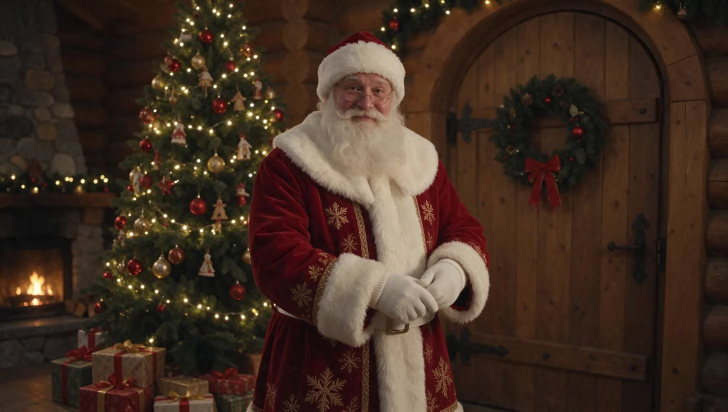
#> input picture img/deda-hero.webp, 1456 x 823 px (shown at 1/2 size)
$ python photo_check.py ../../img/deda-hero.webp   (older library calls are emulated)
#> lines starting #> are read from the running program, lines starting #| are printed output that depends on the picture
#!/usr/bin/env python3
"""Агент «Контроль замовлень»: перевірка фото дитини одразу після замовлення (нічого не змінює, нічого не витрачає).
python3 tools/photo_check.py photo.jpg  -> JSON {ok, faces, size, brightness, sharpness, problems:[...], notes:[...]}
problems — заважають гарному результату (замовлення чекає вашого «OK»), notes — просто до відома.
"""
import sys, json, subprocess, os, tempfile
import numpy as np, cv2
from PIL import Image, ImageOps

src = sys.argv[1]
problems, notes = [], []
path = src
if src.lower().endswith(('.heic', '.heif')):
    tmp = tempfile.mktemp(suffix='.png'); subprocess.run(['convert', src, tmp], check=True); path = tmp
try:
    img = ImageOps.exif_transpose(Image.open(path)).convert('RGB')
#> img is the input picture: PIL image 1456x823 RGB; mean R, G, B 64.7, 45.8, 34.1
except Exception as e:
    print(json.dumps({'ok': False, 'problems': ['photo_unreadable'], 'notes': [str(e)[:200]]})); sys.exit(0)
w, h = img.size
#> w = 1456; h = 823
if min(w, h) < 600: problems.append('photo_too_small')
arr = np.array(img); gray = cv2.cvtColor(arr, cv2.COLOR_RGB2GRAY)
#> after `gray = cv2.cvtColor(arr, cv2.COLOR_RGB2GRAY)`:
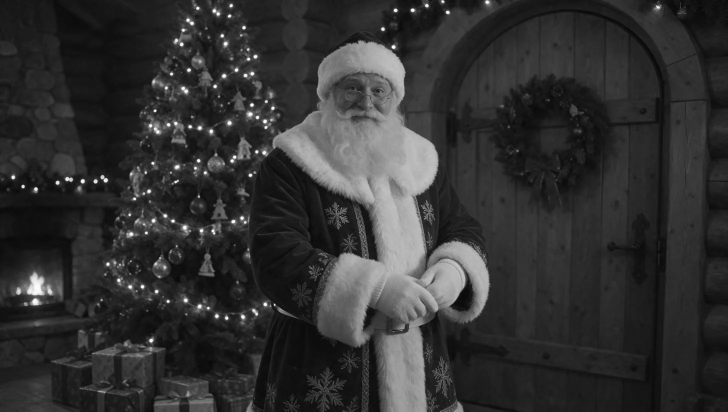
#> gray: shape (823, 1456) (shown at 1/2 size); min 4, max 255, mean 50.1

_hc = getattr(getattr(cv2, 'data', None), 'haarcascades', None) or next((d for d in ('/usr/share/opencv4/haarcascades/', '/usr/share/opencv/haarcascades/') if os.path.isdir(d)), '')
casc = cv2.CascadeClassifier(_hc + 'haarcascade_frontalface_default.xml')
scale = 1000 / max(w, h) if max(w, h) > 1000 else 1.0
#> scale = 0.687
small = cv2.resize(gray, (int(w * scale), int(h * scale))) if scale != 1 else gray
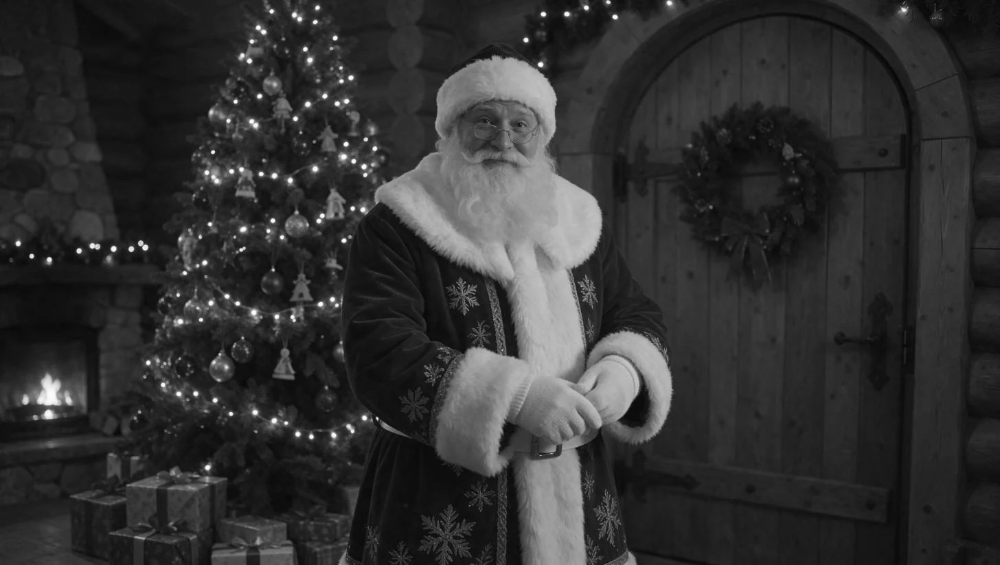
#> small: shape (565, 1000); min 5, max 253, mean 50
faces = casc.detectMultiScale(small, scaleFactor=1.1, minNeighbors=6, minSize=(40, 40))
#> faces = ()
faces = [[int(v / scale) for v in f] for f in faces]
#> faces = []
if not faces:
    problems.append('face_not_found')
else:
    big = max(faces, key=lambda f: f[2] * f[3])
    # інші обличчя, помітно менші за головне, вважаємо фоном
    others = [f for f in faces if f is not big and f[2] * f[3] > 0.35 * big[2] * big[3]]
    if others: problems.append('several_faces')
    # фото обрізається так, що обличчя ≈ 30% ширини портрета: менше ~90 px — портрет буде розмитим
    if big[2] < 90: problems.append('face_too_small')
    elif big[2] < 0.07 * min(w, h): notes.append('face_small_in_photo')
    fx, fy, fw, fh = big
    face_px = gray[fy:fy + fh, fx:fx + fw]
    if face_px.size and face_px.mean() < 55: problems.append('face_too_dark')

lum = float(gray.mean())
#> lum = 50.1
if lum < 50: problems.append('photo_too_dark')
elif lum > 215: problems.append('photo_too_bright')
# різкість: дисперсія Лапласіана на зменшеній копії (не залежить від розміру файлу)
g8 = cv2.resize(gray, (800, int(800 * h / w))) if w > 800 else gray
sharp = float(cv2.Laplacian(g8, cv2.CV_64F).var())
#> sharp = 255.6
if sharp < 25: problems.append('photo_blurry')
elif sharp < 60: notes.append('photo_slightly_soft')

print(json.dumps({'ok': not problems, 'faces': len(faces), 'face': max(faces, key=lambda f: f[2] * f[3]) if faces else None, 'size': [w, h], 'brightness': round(lum), 'sharpness': round(sharp),
                  'problems': problems, 'notes': notes}))
#| {"ok": false, "faces": 0, "face": null, "size": [1456, 823], "brightness": 50, "sharpness": 256, "problems": ["face_not_found"], "notes": []}

$ run again, on img/hero.webp
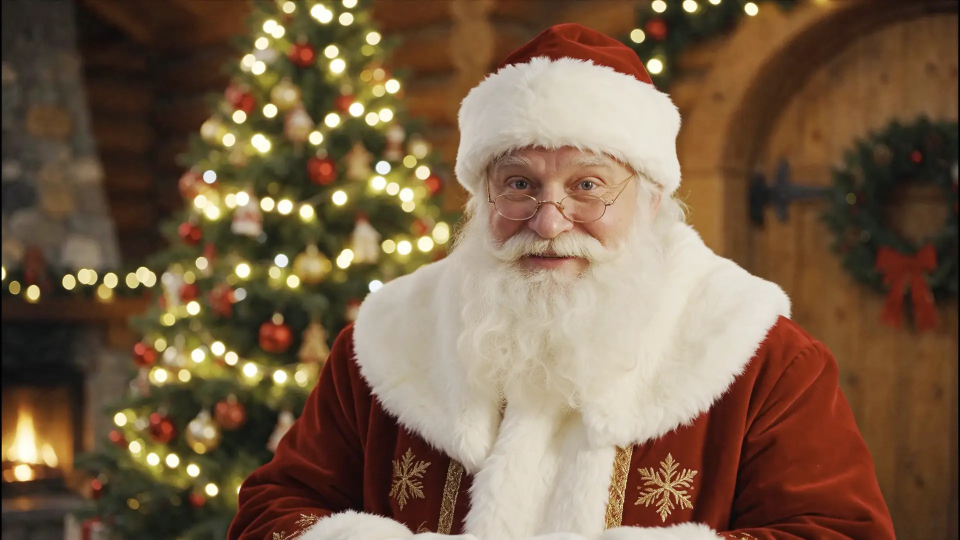
#> input picture img/hero.webp, 1920 x 1080 px (shown at 1/2 size)
#> img is the input picture: PIL image 1920x1080 RGB; mean R, G, B 120.5, 96.3, 72.3
#> `small = cv2.resize(gray, (int(w * scale), int(h * scale))) if scale !=..`:
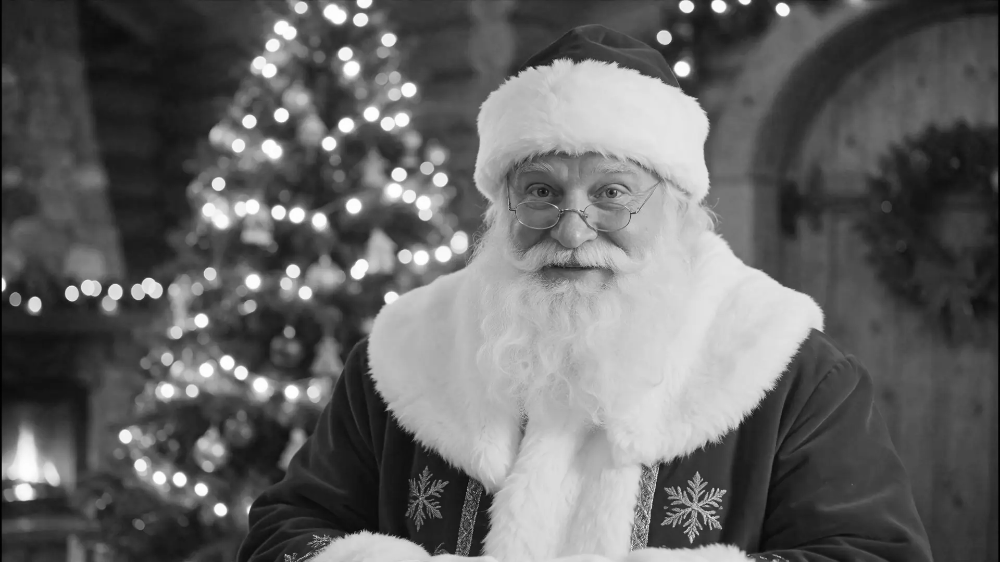
#> small: shape (562, 1000); min 0, max 255, mean 100.7
#> `faces = casc.detectMultiScale(small, scaleFactor=1.1, minNeighbors=6, ..`: faces = [[450, 86, 259, 259]]
#> `faces = [[int(v / scale) for v in f] for f in faces]`: faces = [[863, 165, 497, 497]]
#> big = [863, 165, 497, 497]
#> others = []
#> fx = 863; fy = 165; fw = 497
#> `face_px = gray[fy:fy + fh, fx:fx + fw]`:
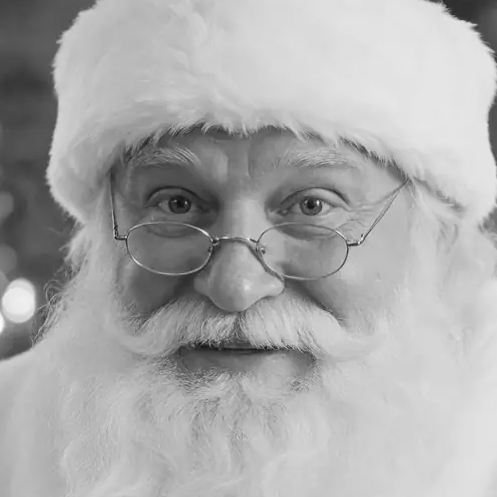
#> face_px: shape (497, 497); min 15, max 249, mean 170.4
#> lum = 100.8
#> sharp = 425
#| {"ok": true, "faces": 1, "face": [863, 165, 497, 497], "size": [1920, 1080], "brightness": 101, "sharpness": 425, "problems": [], "notes": []}
